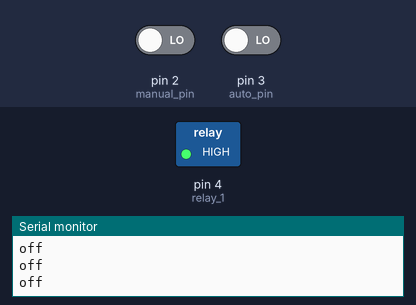
A sketch run on a simulated Arduino Uno, built with avr-gcc and run on an emulated ATmega328P. Parts: switched loads named in the sketch (green lamp = pin HIGH), the last lines printed to the serial monitor. The test bench sets the inputs (shaded band); at power-on: pin 3 (auto_pin) LOW, pin 2 (manual_pin) LOW.

Above: at 1.2 s.
1.3 s: pin 3 (auto_pin) driven HIGH
At 2.1 s:
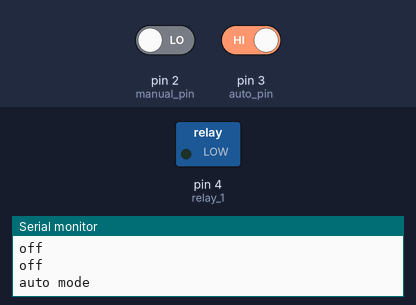
4.3 s: pin 3 (auto_pin) driven LOW
At 4.9 s:
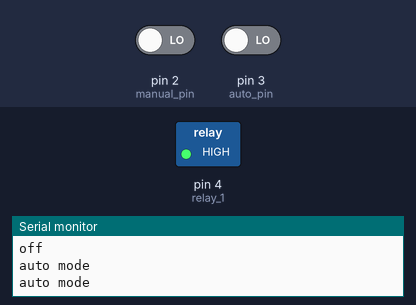
7.3 s: pin 2 (manual_pin) driven HIGH
At 8.6 s:
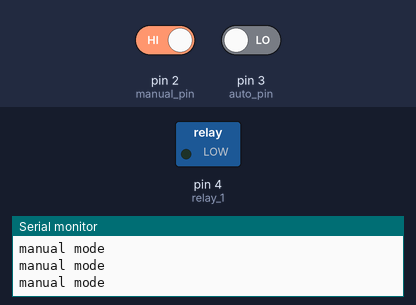
9.2 s: pin 2 (manual_pin) driven LOW
At 9.9 s:
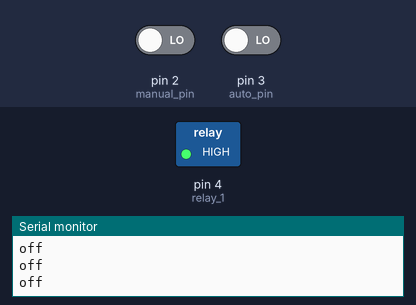
Timing chart, 0 to 12.2 s (numbered marks = the images above; inputs shaded):
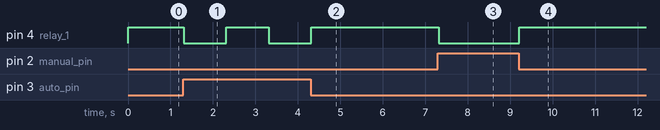

Measured:
- after the input at 1.3 s, pin 4 (relay_1): HIGH → LOW at once, → HIGH 1.0 s later, → LOW 1.0 s later
- after the input at 4.3 s, pin 4 (relay_1): goes on until 4.3 s, then stays HIGH
- after the input at 7.3 s, pin 4 (relay_1): HIGH → LOW at once
- after the input at 9.2 s, pin 4 (relay_1): LOW → HIGH at once

The sketch:

test_relay_control.ino
```cpp
const int manual_pin = 2;
const int auto_pin = 3;
const int relay_1 = 4;

void setup() {
  pinMode(manual_pin, INPUT);
  pinMode(auto_pin, INPUT);
  pinMode(relay_1, OUTPUT);

  digitalWrite(relay_1, HIGH);
  digitalWrite(auto_pin, LOW);
  digitalWrite(manual_pin, LOW);

  Serial.begin(9600);
}

void loop() {
  if (digitalRead(auto_pin) == HIGH){
    Serial.println("auto mode");
    digitalWrite(relay_1, LOW);
    delay(1000);
    digitalWrite(relay_1, HIGH);
    delay(1000);
  }
  else if (digitalRead(manual_pin) == HIGH){
    Serial.println("manual mode");
    digitalWrite(relay_1, LOW);
  }
  else {
    //switch is off, so both manual and auto are off
    Serial.println("off");
    digitalWrite(relay_1, HIGH);
  }

  //delay(1000); //wait a ms each loop to allow time for switch to debounce
}
```
